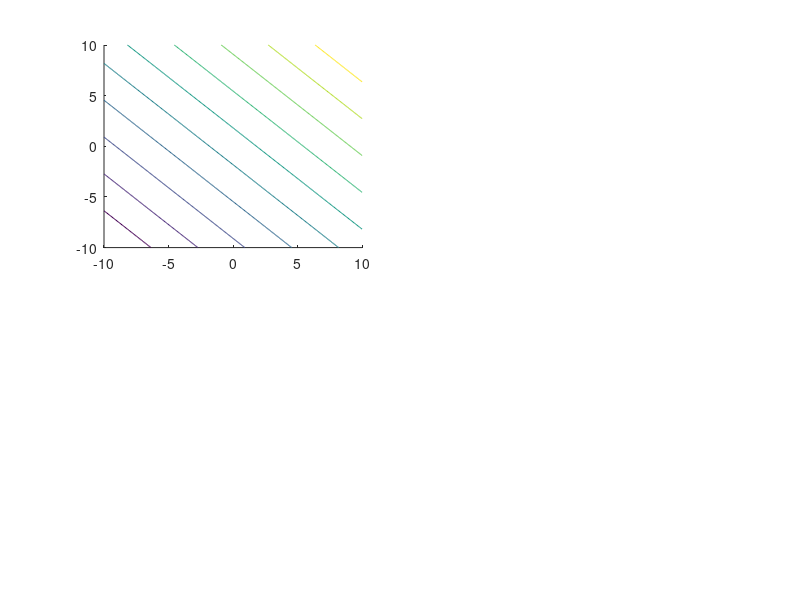

Write MATLAB code to recreate this figure. (Note: this script raises an error after producing the figure.)
clear; clc

n = 200;
x = linspace(-10, 10, n);
y = linspace(-10, 10, n);
[X, Y] = meshgrid(x, y);
z = X + 1i*Y;

%Uniform flow
U = 1;
alpha = pi/4;
w = U*z*exp(-1i*alpha);
phi = real(w);
psi = imag(w);

subplot(221);
contour(x, y, phi, 10, 'Color', 'r');
hold on
contour(x, y, psi, 10, 'Color', 'b');
hold off
axis equal
legend('phi', 'psi');

%Source Flow

%Vortex Flow
gamma = 1;


%Doublet Flow

